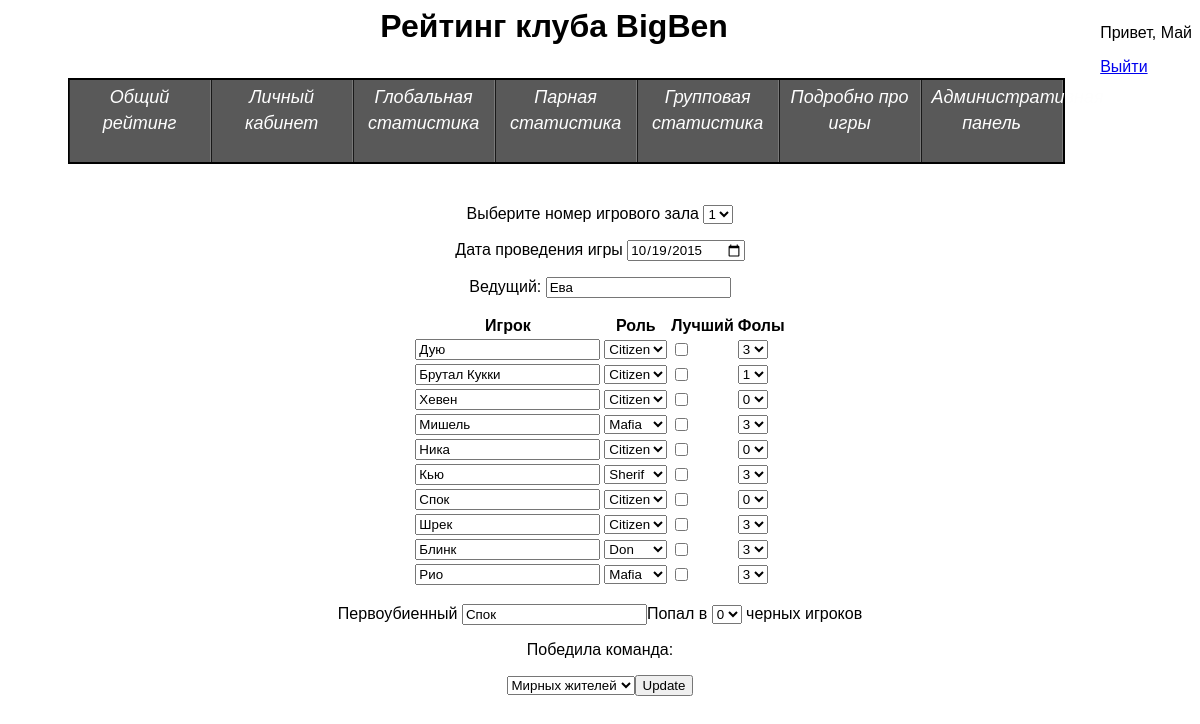
The page /?action=editGame&GameId=2 (signed in) on the database its author committed.
### tables this page shows
CREATE TABLE IF NOT EXISTS `Games` (
  `GameId` int(11) NOT NULL AUTO_INCREMENT,
  `RoomId` int(11) NOT NULL DEFAULT '1',
  `Master` varchar(100) NOT NULL,
  `CityVictory` int(11) NOT NULL DEFAULT '1',
  `date` date NOT NULL,
  PRIMARY KEY (`GameId`),
  KEY `Master` (`Master`)
);

CREATE TABLE IF NOT EXISTS `PlayerGame` (
  `Player` varchar(100) NOT NULL,
  `Game` int(11) NOT NULL,
  `Role` varchar(7) NOT NULL,
  `BestPlayer` tinyint(1) NOT NULL DEFAULT '0',
  `Warnings` int(11) NOT NULL DEFAULT '0',
  `WasShotFirst` tinyint(1) NOT NULL DEFAULT '0',
  `BestMove` int(11) NOT NULL DEFAULT '0',
  `Won` tinyint(1) NOT NULL DEFAULT '0',
  `Place` int(11) NOT NULL DEFAULT '0',
  PRIMARY KEY (`Player`,`Game`),
  KEY `RoleId` (`Role`),
  KEY `Game` (`Game`)
);

### viewer.inc (called while the page is built, shortened)
<?php
function getView($name,$obj)
{
	require('templates/'.$name);
}
?>

### System.inc (called while the page is built, shortened)
<?php
require("Game.inc");
class System
{
	public function editGame()
	{
		if (!($_SESSION['isAuth'] && ($_SESSION['status'] === "Master" || $_SESSION['status'] === "Admin")))
			header("Location: ?action=getRating");
		else
		{
			if ($_SERVER['REQUEST_METHOD'] == 'GET')
			{
				$players = SQL("select  Status, Name from Players join Statuses USING(StatusId)")->getAll();
				$data['players'] = $players;
				$gameId = (int)$_GET['GameId'];
				$game = new Game($gameId);
				$data['game'] = $game;
				getView("EditGameView.inc", $data);
			}
		}
	}
}
?>

### index.php (called while the page is built, shortened)
<?php
	require("viewer.inc");
	require("DBManager.inc");
	require("System.inc");
	if (isset($_GET['action']))
	{
		if ($_GET['action'] == 'getRating')
			System::getInstance()->getRating();
		else if ($_GET['action'] == 'showGames')
			System::getInstance()->showGames();
		else if ($_GET['action'] == 'getPersonalStat')
			System::getInstance()->getPersonalStat();
		else if ($_GET['action'] == 'getGlobalStat')
			System::getInstance()->getGlobalStat();
		else if ($_GET['action'] == 'compare')
			System::getInstance()->comparePlayer();
		else if ($_GET['action'] == 'showAdminPanel')
			System::getInstance()->showAdminPanel();
		else if ($_GET['action'] == 'logout')
			System::getInstance()->logout();
		else if ($_GET['action'] == 'login')
			System::getInstance()->login();
		else if ($_GET['action'] == 'addGame')
			System::getInstance()->addGame();
		else if ($_GET['action'] == 'deleteGame')
			System::getInstance()->deleteGame();
		else if ($_GET['action'] == 'editGame')
			System::getInstance()->editGame();
	}
	else
		System::getInstance()->getRating();
?>

### Game.inc (called while the page is built, shortened)
<?php
class Game
{
	public function __construct($par)
	{
		if (is_array($par))
			$this->initByPostArray($par);
		else
			$this->initByGameId($par);
	}
	private function initByGameId($GameId)
	{
		$game = SQL("Select RoomId, Master, date, CityVictory as Status from Games where GameId=?", array($GameId))->getAll();
		if (count($game) == 1)
		{
			$this->roomId = $game[0]['RoomId'];
			$this->date = $game[0]['date'];
			$this->master = $game[0]['Master'];
			$this->status = $game[0]['Status'];
			$res = SQL("Select `Player`, `Game`, `Role`, `BestPlayer`, `Warnings`, `WasShotFirst`, `BestMove`, `Won`, `Place` from `PlayerGame` WHERE Game = ? order by Place ASC", array($GameId))->getAll();
		}
	}
}
?>

### DBManager.inc (called while the page is built, shortened)
<?php
require("DataSet.inc");
class DBManager
{
	private static $instance;
	private $DBH;
	public static function getInstance()
	{
		if(is_null(self::$instance))
		{
			self::$instance = new self();
		}
	return self::$instance;
}
public function connect($host,$dbname,$user,$password)
{
	try
	{
		$this->DBH = new PDO("mysql:host=$host;dbname=$dbname;", $user, $password, array(PDO::MYSQL_ATTR_INIT_COMMAND => "SET NAMES utf8"));
		$this->DBH->exec('SET NAMES utf8');
	}
	catch(PDOException $e)
	{
		WriteError($e->getMessage());
		die();
	}
}
public function SQL($query, $params = null)
{
	try
	{
		if(!is_null($params))
		{
			$STH = $this->DBH->prepare($query);
			$STH->execute($params);
			return new DataSet($STH);
		}
		else
		{
			$STH = $this->DBH->query($query);
			return new DataSet($STH);
		}
	}
	catch(PDOException $e)
	{
		WriteError($e->getMessge());
	}
}
}
function SQL($query, $params = null)
{
	return DBManager::getInstance()->SQL($query, $params);
}
?>

### DataSet.inc (called while the page is built, shortened)
<?php
class DataSet
{
public function __construct($ST)
{
	$this->STH = $ST;
	$this->STH->setFetchMode(PDO::FETCH_ASSOC);
	$this->arr = $this->STH->FetchAll();
}
}
?>

### templates/EditGameView.inc (the view, shortened to what this page needs)
	<form id='form' action='?action=editGame' method='post'>
	<div id='feed'>
	<p>Выберите номер игрового зала
	<select name='RoomId'>
	<?php
	for($i = 1; $i < 5; $i++)
	{
		if ($i == $obj["game"]->roomId)
			echo "<option selected>$i</option>";
		else
			echo "<option>$i</option>";
	}
	?>
	</select></p>
	<p>Дата проведения игры <input type='date' name='date' value='<?=$obj["game"]->date?>' /></p>
	<p>Ведущий: <input type='text' name='Master' id='Master' value='<?=$obj["game"]->master?>'></p>
	<body><table>
	<tr><th>Игрок</th><th>Роль</th><th>Лучший</th><th>Фолы</th></tr>
	<?php
	$roles = array("Citizen", "Sherif","Mafia","Don");
	$i = 0;
	foreach ($obj["game"]->players as $name =>$player)
	{
		echo "<tr><td><input type='text' name=Player$i id='Player$i'  value='$name'></td><td>
		<select id='Role$i' name='Role$i'>";
		foreach ($roles as $role) {
			if ($role === $player['Role'])
				echo "<option selected>$role</option>";
			else
				echo "<option>$role</option>";
		}
	echo "</select></td><td>";
	if ($player['BestPlayer'] > 0)
		echo "<input type='checkbox' checked name='Best$i'/></td><td>";
	else
		echo "<input type='checkbox' name='Best$i'/></td><td>";
	echo "<select name='Warnings$i'>";
		for($c =0; $c < 5; $c++)
			if ($c==$player['Warnings'])
				echo "<option selected>$c</option>";
			else
				echo "<option>$c</option>";
		echo "</select></td></tr>";
		if ($player['WasShotFirst'])
		{
			$firstBlood['Name'] =$name;
			$firstBlood['BestMove'] =$player['BestMove'];
		}
		$i++;
	}
	echo '</table>';
	if (isset($firstBlood))
		echo "<p>Первоубиенный <input type='text' name='BestMovePlayer' id='FirstBlood' placeholder='Первоубиенный' value='".$firstBlood['Name']."' />";
		echo "Попал в <td><select name='BestMovePoints'>";
		for ($i = 0; $i < 4; $i++)
		{
			if ($i == $firstBlood['BestMove'])
				echo "<option selected value=$i>$i</option>";
			else if ($i != 1)
				echo "<option value=$i>$i</option>";
		}
	echo "</select> черных игроков</p>";
	if ($obj["game"]->status == 1)
		$victoryTeam = "Город";
	echo "<p>Победила команда: </p>";
	echo "<select name=\"result\">";
	$teams = array("City"=>"Мирных жителей", "Mafia"=>"Мафии", "Draw"=> "Ничья");
	if ($obj["game"]->status == 1)
		$victoryTeam = "City";
	foreach ($teams as $team =>$message) {
		if ($team === $victoryTeam)
			echo "<option value='$team' selected>$message</option>";
		else
			echo "<option value='$team'>$message</option>";
	}
	?>
	<p><input type='button' value='Update' onclick='bbr.trySend()'/></p>
</form>

### templates/bigbenrating.css (style rules this page uses)
* { font-family: Arial, Helvetica, sans-serif }
table { margin: 0 auto; }
#feed { margin: 0 auto; text-align:center; }

### rows shown on the page
games: RoomId "1", date "10/19/2015", Master "Ева", result "Мирных жителей"
playergame: value "Мишель", Role "Mafia", Warnings "3"
playergame: value "Ника", Role "Citizen", Warnings "0"
playergame: value "Кью", Role "Sherif", Warnings "3"
playergame: value "Спок", Role "Citizen", Warnings "0", BestMovePlayer "Спок", BestMovePoints "0"
playergame: value "Шрек", Role "Citizen", Warnings "3"
playergame: value "Блинк", Role "Don", Warnings "3"
playergame: value "Рио", Role "Mafia", Warnings "3"

### other values the page prints
$_SESSION['player'] "Май"
form field value "Citizen"
form field value "3"
form field value "1"
form field value "0"
